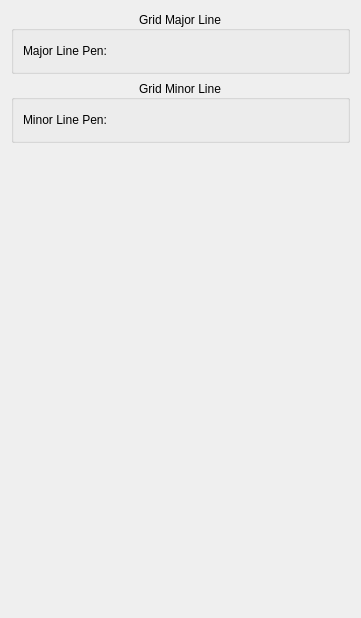
<?xml version="1.0" encoding="UTF-8"?>
<ui version="4.0">
 <class>DAChartGridSettingWidget</class>
 <widget class="QWidget" name="DAChartGridSettingWidget">
  <property name="geometry">
   <rect>
    <x>0</x>
    <y>0</y>
    <width>361</width>
    <height>618</height>
   </rect>
  </property>
  <property name="windowTitle">
   <string>Form</string>
  </property>
  <layout class="QVBoxLayout" name="verticalLayout">
   <item>
    <widget class="QGroupBox" name="groupBox">
     <property name="sizePolicy">
      <sizepolicy hsizetype="Preferred" vsizetype="Maximum">
       <horstretch>0</horstretch>
       <verstretch>0</verstretch>
      </sizepolicy>
     </property>
     <property name="title">
      <string>Grid Major Line</string>
     </property>
     <property name="alignment">
      <set>Qt::AlignCenter</set>
     </property>
     <property name="flat">
      <bool>true</bool>
     </property>
     <property name="checkable">
      <bool>false</bool>
     </property>
     <layout class="QHBoxLayout" name="horizontalLayout">
      <item>
       <widget class="QLabel" name="label">
        <property name="text">
         <string>Major Line Pen:</string>
        </property>
        <property name="alignment">
         <set>Qt::AlignLeading|Qt::AlignLeft|Qt::AlignVCenter</set>
        </property>
       </widget>
      </item>
      <item>
       <widget class="DA::DAPenEditWidget" name="widgetMajorPen" native="true">
        <property name="sizePolicy">
         <sizepolicy hsizetype="Expanding" vsizetype="Fixed">
          <horstretch>0</horstretch>
          <verstretch>0</verstretch>
         </sizepolicy>
        </property>
        <property name="minimumSize">
         <size>
          <width>0</width>
          <height>22</height>
         </size>
        </property>
        <property name="baseSize">
         <size>
          <width>0</width>
          <height>0</height>
         </size>
        </property>
       </widget>
      </item>
     </layout>
    </widget>
   </item>
   <item>
    <widget class="QGroupBox" name="groupBox_2">
     <property name="title">
      <string>Grid Minor Line</string>
     </property>
     <property name="alignment">
      <set>Qt::AlignCenter</set>
     </property>
     <property name="flat">
      <bool>true</bool>
     </property>
     <property name="checkable">
      <bool>false</bool>
     </property>
     <layout class="QHBoxLayout" name="horizontalLayout_2">
      <item>
       <widget class="QLabel" name="label_2">
        <property name="text">
         <string>Minor Line Pen:</string>
        </property>
        <property name="alignment">
         <set>Qt::AlignLeading|Qt::AlignLeft|Qt::AlignVCenter</set>
        </property>
       </widget>
      </item>
      <item>
       <widget class="DA::DAPenEditWidget" name="widgetMinorPen" native="true">
        <property name="sizePolicy">
         <sizepolicy hsizetype="Expanding" vsizetype="Preferred">
          <horstretch>0</horstretch>
          <verstretch>0</verstretch>
         </sizepolicy>
        </property>
        <property name="minimumSize">
         <size>
          <width>0</width>
          <height>22</height>
         </size>
        </property>
       </widget>
      </item>
     </layout>
    </widget>
   </item>
   <item>
    <spacer name="verticalSpacer">
     <property name="orientation">
      <enum>Qt::Vertical</enum>
     </property>
     <property name="sizeHint" stdset="0">
      <size>
       <width>20</width>
       <height>40</height>
      </size>
     </property>
    </spacer>
   </item>
  </layout>
 </widget>
 <customwidgets>
  <customwidget>
   <class>DA::DAPenEditWidget</class>
   <extends>QWidget</extends>
   <header>DAPenEditWidget.h</header>
   <container>1</container>
  </customwidget>
 </customwidgets>
 <resources/>
 <connections/>
</ui>
